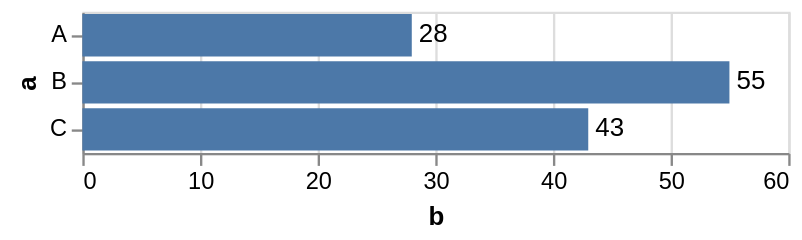

The Vega-Lite source for this figure:
### Vega specification from a JSON file in a GitHub repository (floating-point values rounded to 4 significant figures)
{"$schema": "https://vega.github.io/schema/vega/v6.json", "description": "Bar chart with text labels. Set domain to make the frame cover the labels.", "background": "white", "padding": 5, "width": 300, "style": "cell", "data": [{"name": "source_0", "values": [{"a": "A", "b": 28}, {"a": "B", "b": 55}, {"a": "C", "b": 43}]}, {"name": "data_1", "source": "source_0", "transform": [{"type": "stack", "groupby": ["a"], "field": "b", "sort": {"field": [], "order": []}, "as": ["b_start", "b_end"], "offset": "zero"}, {"type": "filter", "expr": "isValid(datum[\"b\"]) && isFinite(+datum[\"b\"])"}]}, {"name": "data_2", "source": "source_0", "transform": [{"type": "filter", "expr": "isValid(datum[\"b\"]) && isFinite(+datum[\"b\"])"}]}], "signals": [{"name": "y_step", "value": 20}, {"name": "height", "update": "bandspace(domain('y').length, 0.1, 0.05) * y_step"}], "marks": [{"name": "layer_0_marks", "type": "rect", "style": ["bar"], "from": {"data": "data_1"}, "encode": {"update": {"fill": {"value": "#4c78a8"}, "ariaRoleDescription": {"value": "bar"}, "description": {"signal": "\"b: \" + (format(datum[\"b\"], \"\")) + \"; a: \" + (isValid(datum[\"a\"]) ? isArray(datum[\"a\"]) ? join(datum[\"a\"], ' ') : datum[\"a\"] : \"\"+datum[\"a\"])"}, "x": {"scale": "x", "field": "b_end"}, "x2": {"scale": "x", "field": "b_start"}, "y": {"scale": "y", "field": "a"}, "height": {"signal": "max(0.25, bandwidth('y'))"}}}}, {"name": "layer_1_marks", "type": "text", "style": ["text"], "from": {"data": "data_2"}, "encode": {"update": {"align": {"value": "left"}, "baseline": {"value": "middle"}, "dx": {"value": 3}, "fill": {"value": "black"}, "description": {"signal": "\"b: \" + (format(datum[\"b\"], \"\")) + \"; a: \" + (isValid(datum[\"a\"]) ? isArray(datum[\"a\"]) ? join(datum[\"a\"], ' ') : datum[\"a\"] : \"\"+datum[\"a\"])"}, "x": {"scale": "x", "field": "b"}, "y": {"scale": "y", "field": "a", "band": 0.5}, "text": {"signal": "format(datum[\"b\"], \"\")"}}}}], "scales": [{"name": "x", "type": "linear", "domain": [0, 60], "range": [0, {"signal": "width"}], "zero": true}, {"name": "y", "type": "band", "domain": {"fields": [{"data": "data_1", "field": "a"}, {"data": "data_2", "field": "a"}], "sort": true}, "range": {"step": {"signal": "y_step"}}, "paddingInner": 0.1, "paddingOuter": 0.05}], "axes": [{"scale": "x", "orient": "bottom", "gridScale": "y", "grid": true, "tickCount": {"signal": "ceil(width/40)"}, "domain": false, "labels": false, "aria": false, "maxExtent": 0, "minExtent": 0, "ticks": false, "zindex": 0}, {"scale": "x", "orient": "bottom", "grid": false, "title": "b", "labelFlush": true, "labelOverlap": true, "tickCount": {"signal": "ceil(width/40)"}, "zindex": 0}, {"scale": "y", "orient": "left", "grid": false, "title": "a", "zindex": 0}]}
